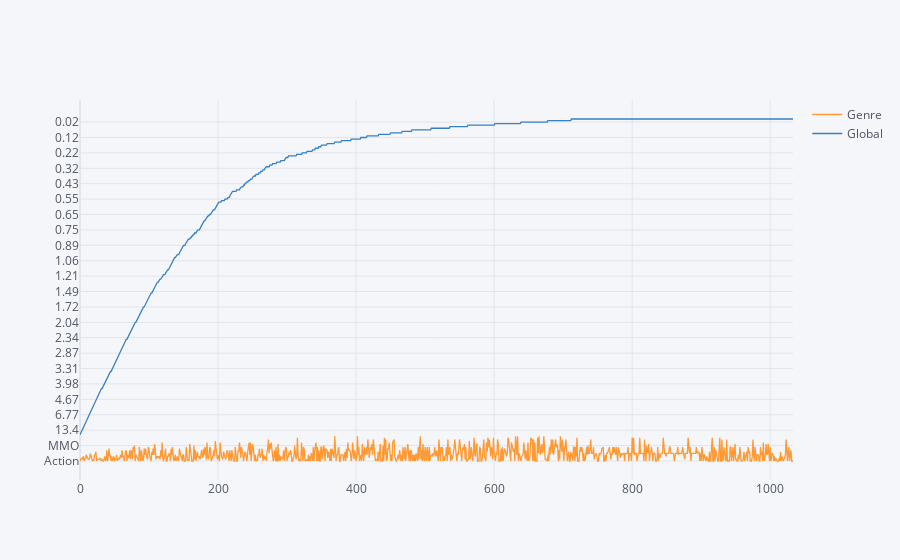
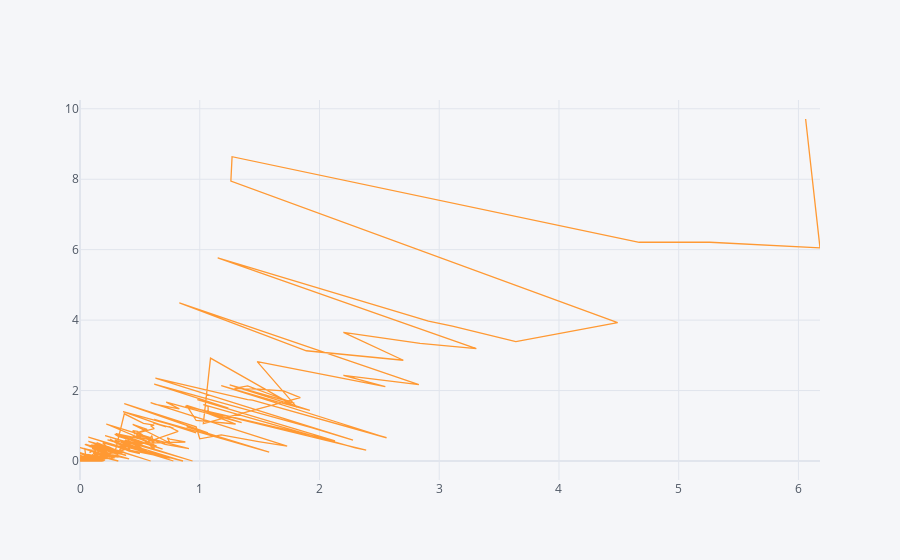

These figures' notebook cell, in order:
### Code cell
#Line plot
data[['Genre','Global']].iplot()
data.iplot(x='North America',y='Europe')

### Figure 1 — Plotly figure (JSON) as saved in the notebook; plotly's stock layout.template omitted (floating-point values rounded to 4 significant figures; data arrays with more than 128 entries replaced by an {"elided": "..."} marker saying what was removed)
{"data": [{"line": {"color": "rgba(255, 153, 51, 1.0)", "dash": "solid", "shape": "linear", "width": 1.3}, "mode": "lines", "name": "Genre", "text": "", "type": "scatter", "x": {"elided": "1034 int values"}, "y": {"elided": "1034 str values"}}, {"line": {"color": "rgba(55, 128, 191, 1.0)", "dash": "solid", "shape": "linear", "width": 1.3}, "mode": "lines", "name": "Global", "text": "", "type": "scatter", "x": {"elided": "1034 int values"}, "y": {"elided": "1034 float values"}}], "layout": {"legend": {"bgcolor": "#F5F6F9", "font": {"color": "#4D5663"}}, "paper_bgcolor": "#F5F6F9", "plot_bgcolor": "#F5F6F9", "title": {"font": {"color": "#4D5663"}}, "xaxis": {"gridcolor": "#E1E5ED", "showgrid": true, "tickfont": {"color": "#4D5663"}, "title": {"font": {"color": "#4D5663"}, "text": ""}, "zerolinecolor": "#E1E5ED"}, "yaxis": {"gridcolor": "#E1E5ED", "showgrid": true, "tickfont": {"color": "#4D5663"}, "title": {"font": {"color": "#4D5663"}, "text": ""}, "zerolinecolor": "#E1E5ED"}}}

### Figure 2 — Plotly figure (JSON) as saved in the notebook; plotly's stock layout.template omitted (floating-point values rounded to 4 significant figures; data arrays with more than 128 entries replaced by an {"elided": "..."} marker saying what was removed)
{"data": [{"line": {"color": "rgba(255, 153, 51, 1.0)", "dash": "solid", "shape": "linear", "width": 1.3}, "mode": "lines", "name": "Europe", "text": "", "type": "scatter", "x": {"elided": "1034 float values"}, "y": {"elided": "1034 float values"}}], "layout": {"legend": {"bgcolor": "#F5F6F9", "font": {"color": "#4D5663"}}, "paper_bgcolor": "#F5F6F9", "plot_bgcolor": "#F5F6F9", "title": {"font": {"color": "#4D5663"}}, "xaxis": {"gridcolor": "#E1E5ED", "showgrid": true, "tickfont": {"color": "#4D5663"}, "title": {"font": {"color": "#4D5663"}, "text": ""}, "zerolinecolor": "#E1E5ED"}, "yaxis": {"gridcolor": "#E1E5ED", "showgrid": true, "tickfont": {"color": "#4D5663"}, "title": {"font": {"color": "#4D5663"}, "text": ""}, "zerolinecolor": "#E1E5ED"}}}
